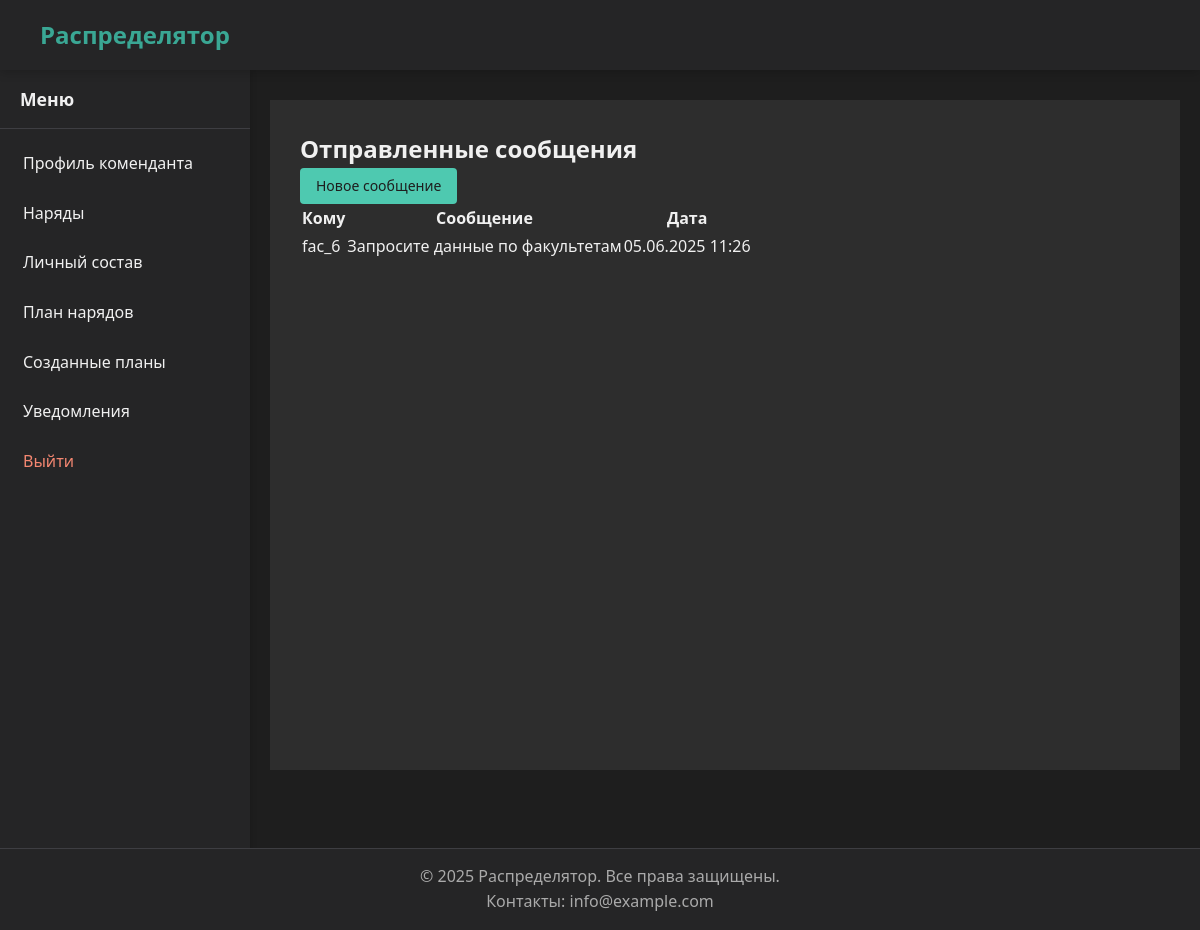
/notifications/sent/ (signed in), run on the app's committed database.
### notifications/models.py (models this page shows, shortened)
class Notification(models.Model):
    recipient = models.ForeignKey(
        User,
        on_delete=models.CASCADE,
        related_name='received_notifications',
        verbose_name="Получатель"
    )
    sender = models.ForeignKey(
        User,
        on_delete=models.CASCADE,
        related_name='sent_notifications',
        verbose_name="Отправитель"
    )
    message = models.TextField("Сообщение")
    created_at = models.DateTimeField(auto_now_add=True)
    is_read = models.BooleanField(default=False)

### authentication/models.py (models this page shows)
class CustomUser (AbstractUser ):
    faculty = models.ForeignKey(
        Faculty,
        on_delete=models.SET_NULL,
        null=True,
        blank=True,
        verbose_name="Факультет",
        related_name="users"
    )
    department = models.ForeignKey(
        Department,
        on_delete=models.SET_NULL,
        null=True,
        blank=True,
        verbose_name="Кафедра",
        related_name="users"
    )
    groups = models.ManyToManyField(
        'auth.Group',
        related_name='customuser_set',  # Уникальное имя для обратного доступа
        blank=True,
        help_text='Группы, к которым принадлежит этот пользователь.',
        verbose_name='Группы'
    )
    user_permissions = models.ManyToManyField(
        'auth.Permission',
        related_name='customuser_set',  # Уникальное имя для обратного доступа
        blank=True,
        help_text='Конкретные разрешения для этого пользователя.',
        verbose_name='Разрешения пользователя'
    )
    class Meta:
        verbose_name = 'Пользователь'
        verbose_name_plural = 'Пользователи'
    def __str__(self):
        return self.username

### notifications/views.py (the view)
# urls.py: path('sent/', views.SentNotificationsView.as_view(), name='sent'),
class SentNotificationsView(TemplateView):
    template_name = 'notifications/sent.html'
    def get_context_data(self, **kwargs):
        context = super().get_context_data(**kwargs)
        context['notifications'] = Notification.objects.filter(sender=self.request.user).order_by('-created_at')
        return context

### core/utils.py (called while the page is built)
def get_user_type(user):
    if user.is_superuser:
        return 'admin'
    groups = list(user.groups.values_list('name', flat=True))
    if 'Комендант' in groups:
        return 'commandant'
    elif 'Факультет' in groups:
        return 'faculty'
    elif 'Кафедра' in groups:
        return 'department'
    return None

### templates/notifications/sent.html (shortened to what this page needs)
{% extends "base_account.html" %}
{% block account_content %}
<div class="account-section">
    <div class="section-header">
        <h2>Отправленные сообщения</h2>
        <a href="{% url 'notifications:send' %}" class="header-btn header-btn--primary">
            Новое сообщение
        </a>
    </div>
    {% if notifications %}
        <table class="notification-table">
            <thead>
                <tr>
                    <th>Кому</th>
                    <th>Сообщение</th>
                    <th>Дата</th>
                </tr>
            </thead>
            <tbody>
                {% for note in notifications %}
                    <tr>
                        <td>{{ note.recipient }}</td>
                        <td>{{ note.message }}</td>
                        <td>{{ note.created_at|date:"d.m.Y H:i" }}</td>
                    </tr>
                {% endfor %}
            </tbody>
        </table>
    {% else %}
        <p class="empty-message">Вы ещё ничего не отправили</p>
    {% endif %}
</div>
{% endblock %}

### static/css/base.css (style rules this page uses)
* { margin: 0; padding: 0; box-sizing: border-box; }
body { font-family: 'Segoe UI', Tahoma, Geneva, Verdana, sans-serif; background-color: #1e1e1e; color: #f0f0f0; line-height: 1.6; padding-top: 70px; padding-bottom: 0; margin-bottom: 60px; min-height: 100vh; position: relative; }

### static/css/header.css (style rules this page uses)
.header-btn { display: inline-flex; align-items: center; justify-content: center; padding: 8px 16px; border-radius: 4px; font-weight: 500; font-size: 14px; line-height: 1; text-decoration: none; transition: all 0.2s ease-out; white-space: nowrap; height: 36px; }
.header-btn--primary { background-color: #4ec9b0; color: #1e1e1e; }

### data on the page
Notification: recipient "fac_6", message "Запросите данные по факультетам", created_at "05.06.2025 11:26"

### other printed values
{{ item.name }} "Профиль коменданта" "Наряды" "Личный состав" "План нарядов" "Созданные планы" "Уведомления"
